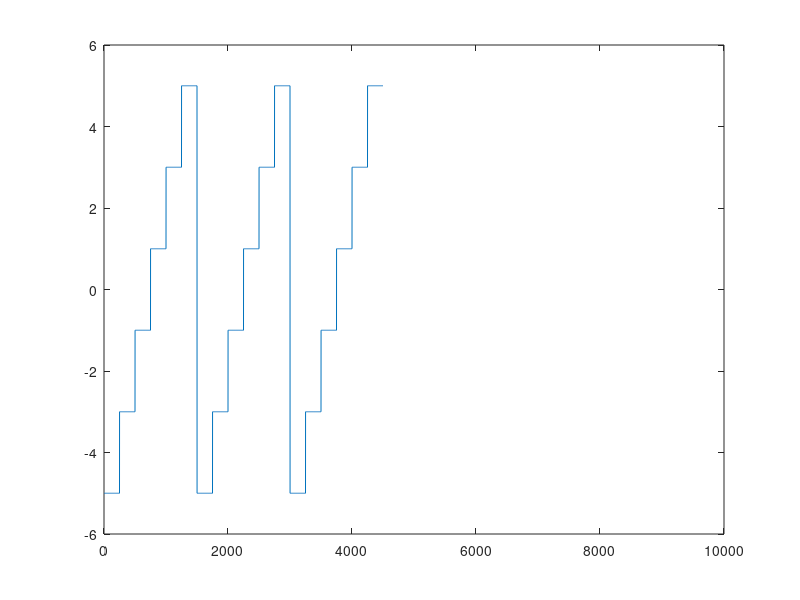

Source code (MATLAB):
close all
clear all
clc

v1 = (-5)*ones(1, 250);
v2 = (-3)*ones(1, 250);
v3 = (-1)*ones(1, 250);
v4 = 1*ones(1, 250);
v5 = 3*ones(1,250);
v6 = 5*ones(1,250);
v = [v1, v2, v3, v4, v5, v6, v1, v2, v3, v4, v5, v6, v1, v2, v3, v4, v5, v6];
figure;
plot(v);
axis([0 10000 -6 6]) % 0 10000ms -> 10s